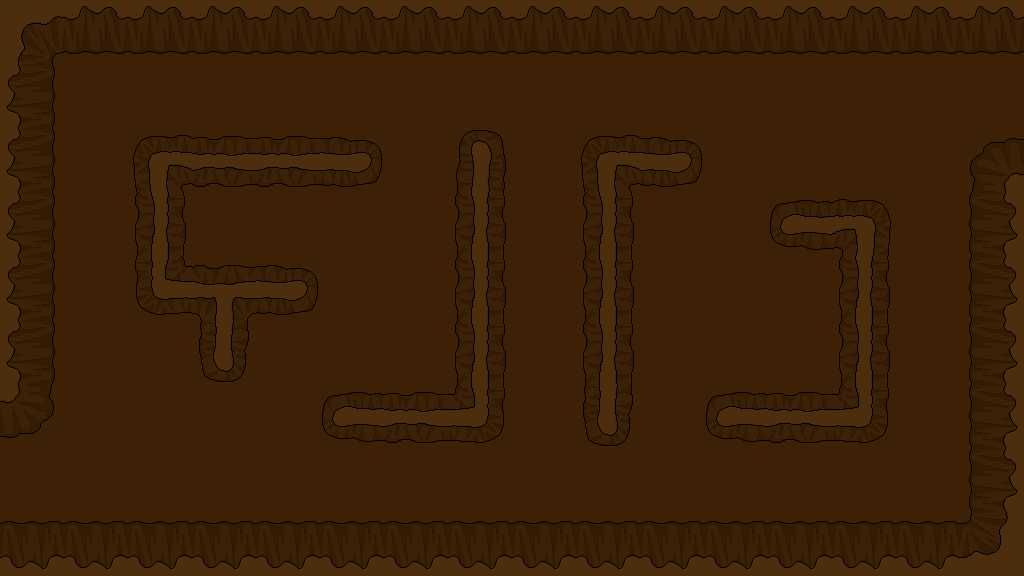

This game map was drawn from its Tiled (.tmx) file and the tilesets committed beside it. A one-line description and the full map source follow:
An orthogonal 16x9 tile map with 64x64 px tiles, 1 tile layer (Tile Layer 1).

<map version="1.0" orientation="orthogonal" width="16" height="9" tilewidth="64" tileheight="64">
 <tileset firstgid="1" name="backgroundTiles" tilewidth="64" tileheight="64">
  <image source="../backgroundTiles.png" width="11840" height="64" />
 </tileset>
 <layer name="Tile Layer 1" width="16" height="9">
  <data encoding="csv">
151,152,152,152,152,152,152,152,152,152,152,152,152,152,152,152,
158,6,6,6,6,6,6,6,6,6,6,6,6,6,6,6,
158,6,181,173,173,185,6,175,6,181,185,6,6,6,6,156,
158,6,168,53,53,53,53,168,6,168,53,6,170,179,6,161,
158,6,182,174,185,6,53,168,6,168,53,6,6,168,6,161,
158,6,6,176,6,6,53,168,6,168,53,53,53,168,6,161,
154,6,6,6,6,170,173,180,6,176,6,170,173,180,6,161,
6,6,6,6,6,6,6,6,6,6,6,6,6,6,6,161,
160,160,160,160,160,160,160,160,160,160,160,160,160,160,160,162
</data>
 </layer>
</map>
